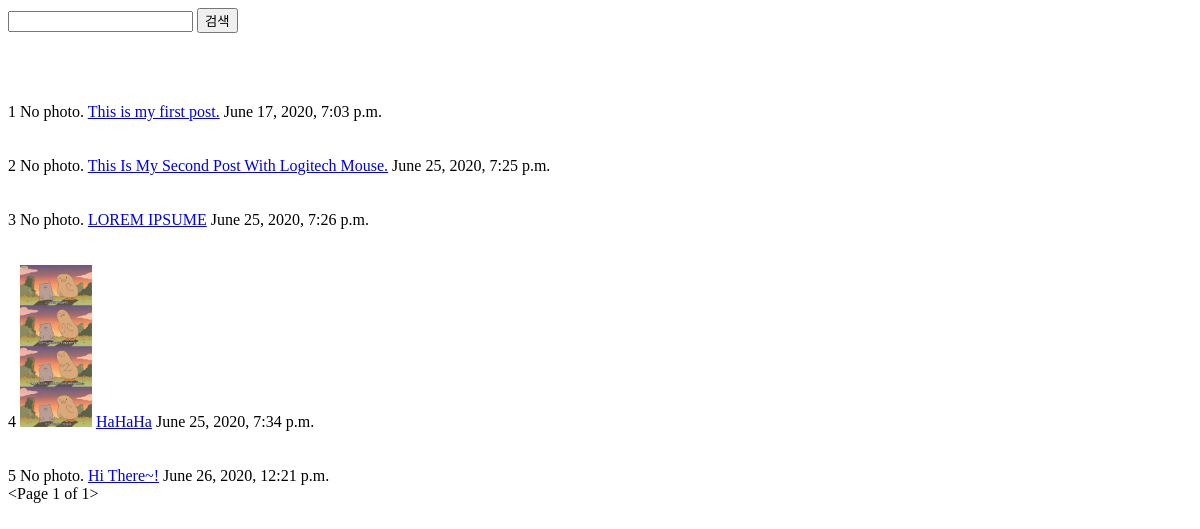
/blog/, run on an earlier commit of the app's database.
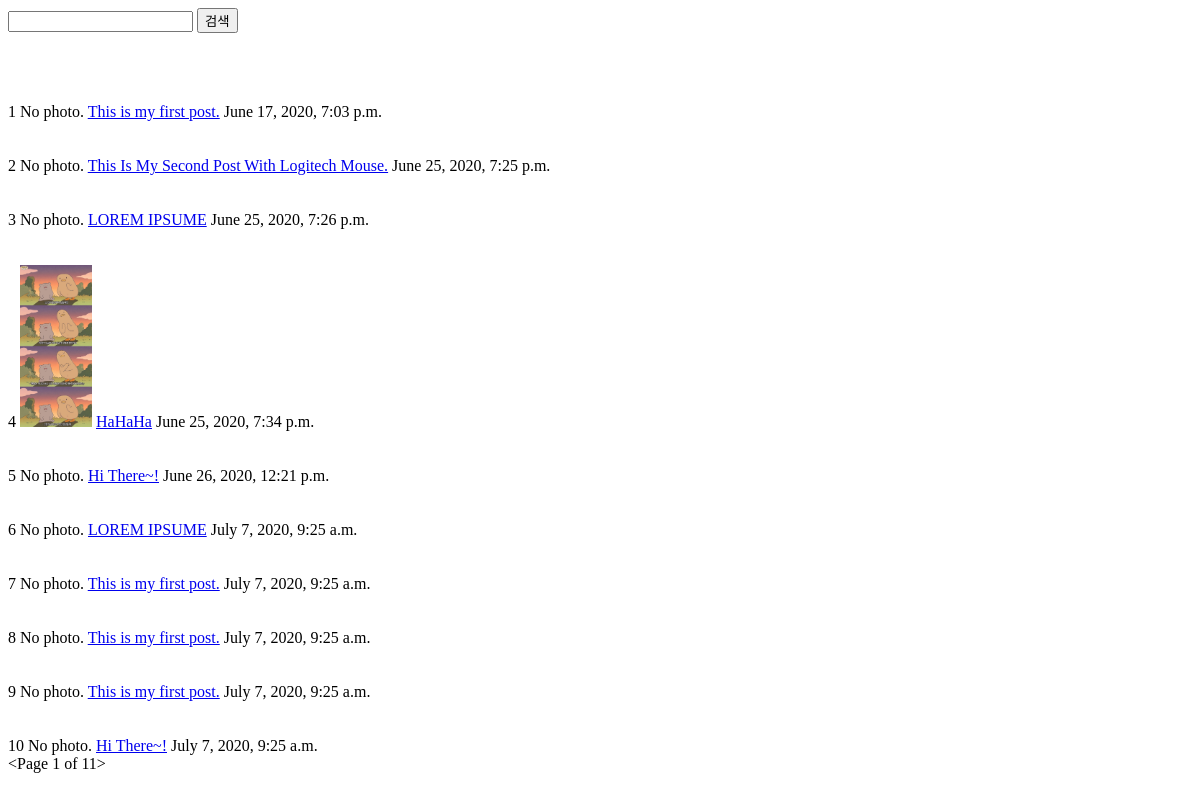
And on a later commit of the database.
### blog/models.py (models this page shows, shortened)
class Post(models.Model):
    author = models.ForeignKey(settings.AUTH_USER_MODEL, on_delete=models.CASCADE)
    tag_set = models.ManyToManyField('Tag', blank=True)
    title = models.CharField(max_length=30)
    content = models.TextField()
    photo = models.ImageField(blank=True)
    created_at = models.DateTimeField(auto_now_add=True)
    is_publish = models.BooleanField(default=False)
    def get_absolute_url(self):
        return reverse('blog:post_detail', args=[self.pk])

### blog/templates/blog/post_list.html (shortened to what this page needs)
<form action="" method="get">
    <input type="text" name="q">
    <input type="submit" value="검색">
</form>
{% for post in post_list %}
<tr>
    <td>
        {{ post.pk }}
    </td>
    <td>
        {% if post.photo %}
            <img src="{{ post.photo.url }}" style="width: 72px;" alt="">
        {% else %}
            No photo.
        {% endif %}
    </td>
    <td>
        <a href="{{ post.get_absolute_url }}">{{ post.content }}</a>
    </td>
    <td>
        {{ post.created_at }}
    </td>
</tr>
{% endfor %}
{{page_obj}}

What changed in the data, as far as the page shows it:
added Post: pk "6", photo "No photo.", content "LOREM IPSUME", created_at "July 7, 2020, 9:25 a.m."
added Post: pk "7", photo "No photo.", content "This is my first post.", created_at "July 7, 2020, 9:25 a.m."
added Post: pk "8", photo "No photo.", content "This is my first post.", created_at "July 7, 2020, 9:25 a.m."
added Post: pk "9", photo "No photo.", content "This is my first post.", created_at "July 7, 2020, 9:25 a.m."
added Post: pk "10", photo "No photo.", content "Hi There~!", created_at "July 7, 2020, 9:25 a.m."
Also different on the page:
{{ page_obj }}: "<Page 1 of 1>" → "<Page 1 of 11>"
